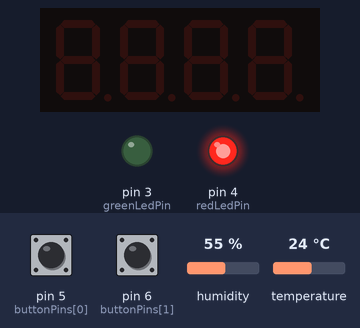
The sketch below on a simulated Arduino Nano, built with avr-gcc and run on an emulated ATmega328P. Shown: 4-digit seven-segment display, output pins drawn as LEDs (lit = HIGH). The inputs (shaded band) are chosen by the test bench; at power-on: temperature 24 °C, pin 5 (buttonPins[0]) HIGH, pin 6 (buttonPins[1]) HIGH, humidity 55 %. What the sketch prints to the serial monitor is not drawn.

Above: at 6.8 s.
6.9 s: temperature set to 29 °C
At 7.8 s:
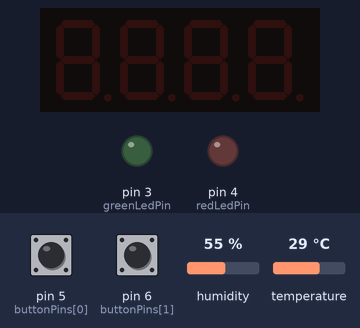
13.6 s: temperature set to 32 °C
Timing chart, 0 to 31.5 s (numbered marks = the images above; inputs shaded):
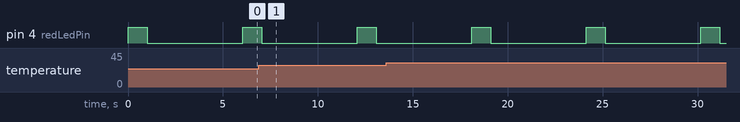

The sketch:

sketch_mar22a.ino
```cpp
#include <DHT.h>
#include <SevSeg.h>  // Incluimos la biblioteca para el display de 7 segmentos

#define DHTPIN 2     // Pin digital al que está conectado el sensor DHT11
#define DHTTYPE DHT11  // Tipo de sensor DHT (DHT11 en este caso)

#define ACCESS_CODE 1234  // Código de acceso permitido
#define MAX_TEMP 30  // Temperatura máxima permitida en grados Celsius

DHT dht(DHTPIN, DHTTYPE);
SevSeg sevseg;  // Creamos un objeto SevSeg para controlar el display de 7 segmentos

int greenLedPin = 3;  // Pin del LED verde
int redLedPin = 4;    // Pin del LED rojo

// Pines para los botones de entrada del código
int buttonPins[] = {5, 6, 7, 8};
int buttonState[] = {LOW, LOW, LOW, LOW};
int correctCode[] = {1, 2, 3, 4};  // Código de acceso correcto

void setup() {
  Serial.begin(9600);  // Inicializar comunicación serial
  pinMode(greenLedPin, OUTPUT);
  pinMode(redLedPin, OUTPUT);

  // Configurar pines de los botones como entradas
  for (int i = 0; i < 4; i++) {
    pinMode(buttonPins[i], INPUT_PULLUP);
  }

  byte numDigits = 4;  // 4 dígitos en el display de 7 segmentos
  byte digitPins[] = {9, 10, 11, 12};  // Pines para los dígitos (comunes)
  byte segmentPins[] = {A0, A1, A2, A3, A4, A5, 13, A6};  // Pines para los segmentos

  sevseg.begin(COMMON_ANODE, numDigits, digitPins, segmentPins); // COMMON_ANODE para display común ánodo
  sevseg.setBrightness(90);  // Configuramos el brillo del display
}

void loop() {
  float temperature = dht.readTemperature();  // Leer temperatura
  int humidity = dht.readHumidity();          // Leer humedad

  Serial.print("Temperatura: ");
  Serial.print(temperature);
  Serial.println(" °C");

  // Verificar si se cumple la condición de acceso
  if (temperature <= MAX_TEMP) {
    Serial.println(" - Acceso permitido");
    // Verificar el código ingresado
    if (checkCode()) {
      // Acceso permitido
      digitalWrite(greenLedPin, HIGH);  // Encender LED verde
      delay(5000);  // Mantener el LED encendido durante 5 segundos
      digitalWrite(greenLedPin, LOW);   // Apagar LED verde
    } else {
      // Código incorrecto
      Serial.println("Código incorrecto");
      digitalWrite(redLedPin, HIGH);  // Encender LED rojo
      displayTemperature(temperature);  // Mostrar la temperatura en el display de 7 segmentos
      delay(1000);  // Mantener el LED encendido durante 1 segundo
      digitalWrite(redLedPin, LOW);   // Apagar LED rojo
    }
  } else {
    // Temperatura excede el límite
    Serial.println(" - Temperatura demasiado alta. Acceso denegado");
    digitalWrite(redLedPin, HIGH);  // Encender LED rojo
    displayTemperature(temperature);  // Mostrar la temperatura en el display de 7 segmentos
    delay(1000);  // Mantener el LED encendido durante 1 segundo
    digitalWrite(redLedPin, LOW);   // Apagar LED rojo
  }

  delay(5000);  // Esperar 5 segundos antes de volver a verificar la temperatura
}

bool checkCode() {
  for (int i = 0; i < 4; i++) {
    buttonState[i] = digitalRead(buttonPins[i]);
    if (buttonState[i] != correctCode[i]) {
      return false;
    }
  }
  return true;
}

void displayTemperature(float temperature) {
  // Mostrar la temperatura en el formato "XX°C" en el display de 7 segmentos
  int temperatureInt = (int)temperature;  // Convertir la temperatura a entero
  sevseg.setNumber(temperatureInt);  // Mostrar la parte entera de la temperatura en el display
}
```

Measured:
- by itself, pin 4 (redLedPin): alternates HIGH for 1.0 s and LOW for 5.0 s
